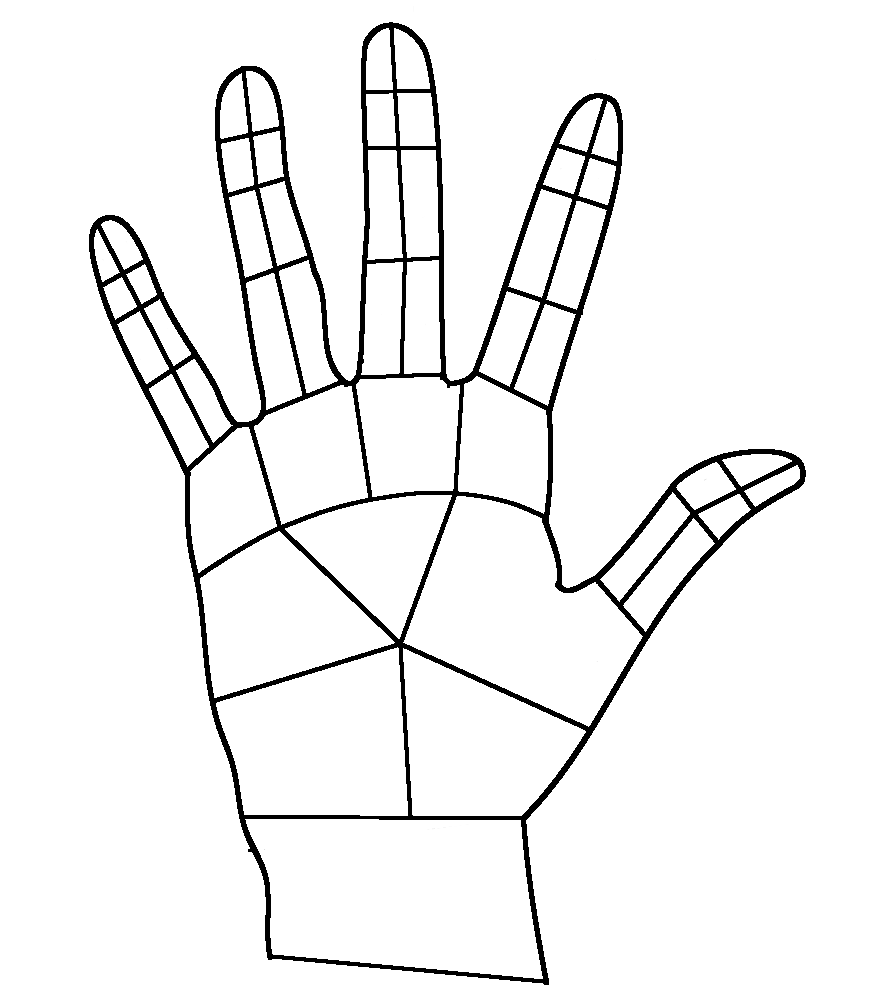
%> input picture ReferenceImages/BoundaryMapPalm.png, 882 x 1008 px
$ octave --eval "result = GetHandSegments;"   (GNU Octave 9; MATLAB toolbox functions it lacks are replaced by stand-ins)
%> lines starting %> are read from the running program, lines starting %| are printed output that depends on the picture; in (x1, y1, x2, y2) boxes, pixels count from 0 and x2, y2 are one past the last pixel; in counts of white or black regions, pixels touching at a corner belong together; the program's own positions count from 1
function [pbt_regions, dbt_regions] = GetHandSegments(plot_segments)
    if nargin == 0
        plot_segments = false;
    end
    orig_size = [1200, 1050];
    % Palm segments
    [a,b,~] = fileparts(mfilename('fullpath'));
    palm_boundary_template = imread(fullfile(a, '..', 'ReferenceImages','BoundaryMapPalm.png'));
%> palm_boundary_template is the input picture: size 1008x882x3 uint8; min 0, max 255, mean 241.8
    pbt_resize = imresize(palm_boundary_template, orig_size); % Resize to survey hand map image
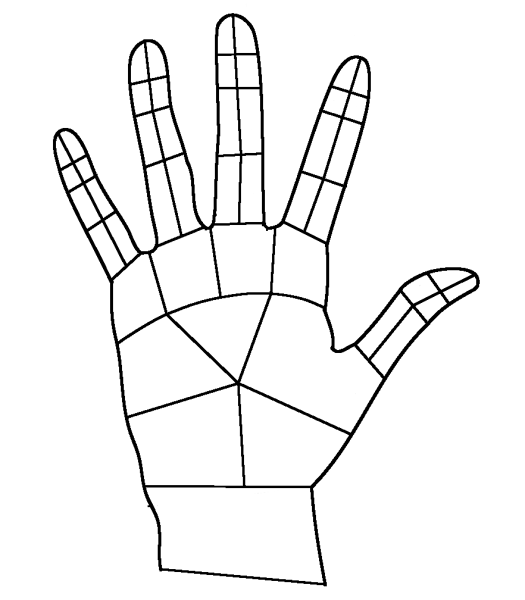
%> pbt_resize: size 1200x1050x3 uint8 (shown at 1/2 size); min 0, max 255, mean 241.8
    pbt_flat = ~logical(mean(pbt_resize,3));
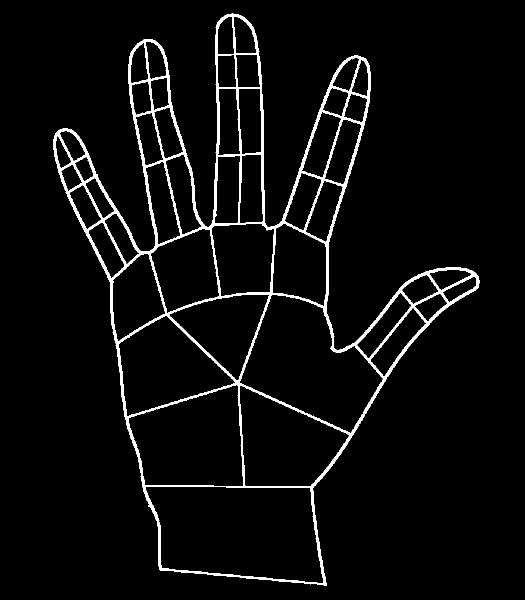
%> pbt_flat: size 1200x1050 logical (shown at 1/2 size); 3.9% white; 1 white region, box (x1, y1, x2, y2) and area: (106, 27, 959, 1172) 49276
    pbt_thin = ~bwmorph(pbt_flat, 'skel', Inf);
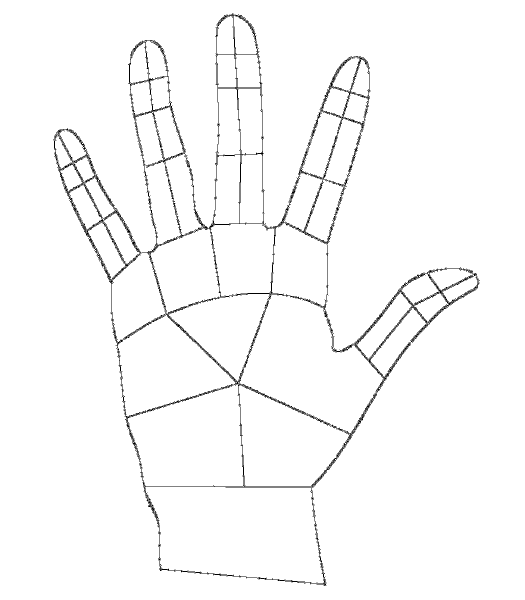
%> pbt_thin: size 1200x1050 logical (shown at 1/2 size); 97.8% white; black in thin lines or dots, all inside (x1, y1, x2, y2) = (106, 27, 959, 1172)
    pbt_thin = ~bwmorph(~pbt_thin, 'spur', Inf);
    pbt_connections = bwconncomp(pbt_thin, 4);
%> pbt_connections = 5773 connected components
    pbt_regions = regionprops(pbt_connections, 'Centroid', 'PixelIdxList');
%> pbt_regions = 5773 regions; first 5, Centroid: [548.4 578.9], [109.3 280.7], [110.5 274.5], [110 279], [110 297]
    pbt_regions = pbt_regions(2:end); % Skip outline
%> pbt_regions = 5772 regions; first 5, Centroid: [109.3 280.7], [110.5 274.5], [110 279], [110 297], [110 299]

    % Manually add regions names and colors - yes this was tedious
     region_tag_col = { ...
        'D5d-du', [30, 69, 31]; ...
        'D5d-dr', [30, 69, 31]; ...
        'D5d-pu', [40 , 73, 41]; ...
        'D5m-u', [51, 78 52]; ...
        'D5d-pr', [40 , 73, 41]; ...
        'D5m-r', [51, 78 52]; ...
        'D5p-u', [65, 84, 66]; ...
        'D5p-r', [65, 84, 66]; ...
        'P5-mcp', [78, 90, 79]; ...
        'P0-du', [70, 87, 86]; ...
        'P0-pu', [88, 97, 98]; ...
        'D4d-du', [1, 66, 96]; ...
        'D4d-pu', [16, 71, 97]; ...
        'D4m-u', [31, 77, 97]; ...
        'W',    [94, 92, 91]; ...
        'D4p-u', [51, 83, 98]; ...
        'D4d-dr', [1, 66, 96]; ...
        'D4d-pr', [16, 71, 97]; ...
        'P4-mcp', [70, 90, 99]; ...
        'D4m-r', [31, 77, 97]; ...
        'D4p-r', [51, 83, 98]; ...
        'P0-d', [88, 75, 91]; ...
        'P3-mcp', [82, 77, 91]; ...
        'D3p-u', [70, 62, 86]; ...
        'D3d-du', [40, 23, 72]; ...
        'D3d-pu', [50, 34, 76]; ...
        'D3m-u', [58, 46, 80]; ...
        'D3d-dr', [40, 23, 72]; ...
        'D3d-pr', [50, 34, 76]; ...
        'D3m-r', [58, 46, 80]; ...
        'P0-dr', [97, 73, 82]; ...
        'P0-pr', [100, 99, 90]; ...
        'D3p-r', [70, 62, 86]; ...
        'P2-mcp', [100, 80, 82]; ...
        'D2p-u', [94, 60, 60]; ...
        'D2m-u', [90, 45, 45]; ...
        'D2p-r', [94, 60, 60]; ...
        'D2d-pu', [94, 33, 31]; ...
        'D2m-r', [90, 45, 45]; ...
        'D2d-du', [96, 26, 21]; ...
        'D2d-pr', [94, 33, 31]; ...
        'D2d-dr', [96, 26, 21]; ...
        'D1p-u', [100, 80, 50]; ...
        'D1p-r', [100, 80, 50]; ...
        'D1d-pu', [100, 72, 30]; ...
        'D1d-pr', [100, 72, 30]; ...
        'D1d-du', [100, 66, 15]; ...
        'D1d-dr', [100, 66, 15]};

    for i = 1:size(pbt_regions,1)
        pbt_regions(i).Tag = region_tag_col{i,1};
        pbt_regions(i).Color = region_tag_col{i,2} ./ 100;
    end
%> this loop made 49 passes

    % Dorsum segments
    dorsum_boundary_template = imread(fullfile(a, '..', 'ReferenceImages','BoundaryMapDorsum.png'));
    dbt_resize = imresize(dorsum_boundary_template, orig_size); % Resize to survey hand map image
    dbt_flat = ~logical(mean(dbt_resize,3));
    dbt_thin = ~bwmorph(dbt_flat, 'skel', Inf);
    dbt_thin = ~bwmorph(~dbt_thin, 'spur', Inf);
    dbt_connections = bwconncomp(dbt_thin, 4);
    dbt_regions = regionprops(dbt_connections,'Centroid', 'PixelIdxList');
    dbt_regions = dbt_regions(2:end); % Skip outline

    % Manually add regions names
    region_tag_col = {
        'D1d-r', [100, 66, 15]; ....
        'D1d-u', [100, 66, 15]; ....
        'D1p', [100, 72, 30]; ....
        'P-pr', [100, 99, 91]; ....
        'D2d-r', [94, 33, 31]; ....
        'D2m', [90, 45, 45]; ....
        'D2p', [94, 60, 60]; ....
        'D2d-u', [94, 33, 31]; ....
        'P-dr', [97, 73, 82]; ....
        'W', [94, 92, 91]; ....
        'D3d-r', [50, 34, 76]; ....
        'D3m', [58, 46, 80]; ....
        'D3p', [70, 62, 86]; ....
        'D3d-u', [50, 34, 76]; ....
        'P-pu', [88, 97, 98]; ....
        'P-du', [70, 87, 86]; ....
        'D4p', [51, 83, 98]; ....
        'D4m', [31, 77, 97]; ....
        'D4d-r', [16, 71, 97]; ....
        'D4d-u', [16, 71, 97]; ....
        'D5p', [65, 84, 66]; ....
        'D5m', [51, 78, 52]; ....
        'D5d-r', [40, 73, 42]; ....
        'D5d-u', [40, 73, 42]};

    for i = 1:size(dbt_regions,1)
        dbt_regions(i).Tag = region_tag_col{i,1};
        dbt_regions(i).Color = region_tag_col{i,2} ./ 100;
    end

    if plot_segments
        figure;
        ax(1) = axes('Position', [.05 0.05 .35 .9]); hold on
            % Convert logical to image
            pbt_segment_image = repmat(double(pbt_thin), [1,1,3]);
            % Assign segment colors
            for i = 1:size(pbt_regions,1)
                  pbt_segment_image(pbt_regions(i).PixelIdxList) = pbt_regions(i).Color(1);
                  pbt_segment_image(pbt_regions(i).PixelIdxList + prod(orig_size)) = pbt_regions(i).Color(2);
                  pbt_segment_image(pbt_regions(i).PixelIdxList + 2 * prod(orig_size)) = pbt_regions(i).Color(3);
            end
            imshow(pbt_segment_image);

            % Text overlay
            for i = 1:size(pbt_regions,1)
                text(pbt_regions(i).Centroid(1), pbt_regions(i).Centroid(2), pbt_regions(i).Tag,...
                    'VerticalAlignment', 'middle', 'HorizontalAlignment', 'center', 'FontSize', 9)
            end

            set(ax(1), 'DataAspectRatio', [1 1 1], 'XColor', 'w', 'YColor', 'w', 'YDir', 'reverse', 'XLim', [80, 1000], 'YLim', [0 1200], 'Box', 'off')

        ax(2) = axes('Position', [.5 0.05 .35 .9]); hold on
            % Convert logical to image
            dbt_segment_image = repmat(double(dbt_thin), [1,1,3]);
            % Assign segment colors
            for i = 1:size(dbt_regions,1)
                  dbt_segment_image(dbt_regions(i).PixelIdxList) = dbt_regions(i).Color(1);
                  dbt_segment_image(dbt_regions(i).PixelIdxList + prod(orig_size)) = dbt_regions(i).Color(2);
                  dbt_segment_image(dbt_regions(i).PixelIdxList + 2 * prod(orig_size)) = dbt_regions(i).Color(3);
            end
            imshow(dbt_segment_image);

            % Text overlay
            for i = 1:size(dbt_regions,1)
                text(dbt_regions(i).Centroid(1), dbt_regions(i).Centroid(2), dbt_regions(i).Tag,...
                    'VerticalAlignment', 'middle', 'HorizontalAlignment', 'center', 'FontSize', 9)
            end
            set(ax(2), 'DataAspectRatio', [1 1 1], 'XColor', 'w', 'YColor', 'w', 'YDir', 'reverse', 'XLim', [80, 1000], 'YLim', [0 1150], 'Box', 'off')

    end
end
%> (the run ends here)

$ run again, with ReferenceImages/Force_scheme.png copied over ReferenceImages/BoundaryMapPalm.png
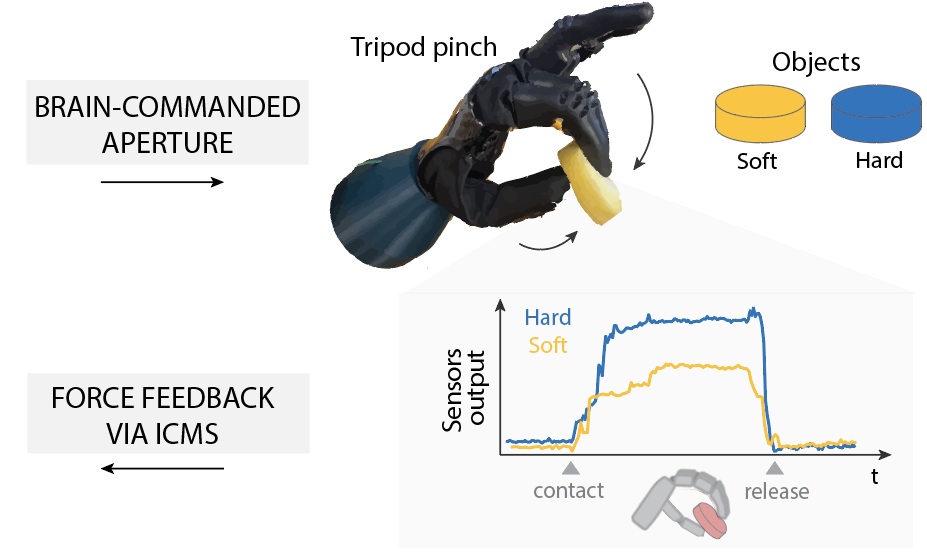
%> input picture ReferenceImages/Force_scheme.png, 927 x 555 px
%> in GetHandSegments, palm_boundary_template is the input picture: size 555x927x3 uint8; mean R, G, B 230.3, 230.6, 229.9
%> in GetHandSegments, `pbt_flat = ~logical(mean(pbt_resize,3));`:
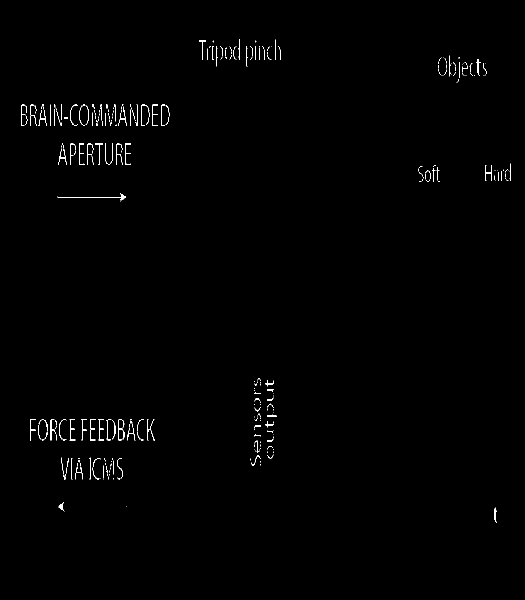
%> pbt_flat: size 1200x1050 logical (shown at 1/2 size); 0.55% white in thin lines or dots, all inside (x1, y1, x2, y2) = (42, 79, 1021, 1045)
%> in GetHandSegments, `pbt_thin = ~bwmorph(pbt_flat, 'skel', Inf);`:
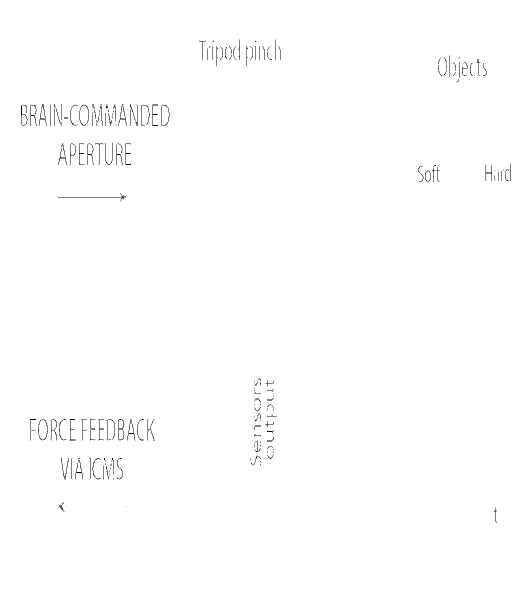
%> pbt_thin: size 1200x1050 logical (shown at 1/2 size); 99.5% white; black in thin lines or dots, all inside (x1, y1, x2, y2) = (42, 79, 1021, 1045)
%> pbt_connections = 58 connected components
%> in GetHandSegments, `pbt_regions = regionprops(pbt_connections, 'Centroid', 'PixelIdxList');`: pbt_regions = 58 regions; first 5, Centroid: [527.1 601.3], [44 230], [48.8 240.4], [86.4 860], [86 212]
%> in GetHandSegments, `pbt_regions = pbt_regions(2:end);`: pbt_regions = 57 regions; first 5, Centroid: [44 230], [48.8 240.4], [86.4 860], [86 212], [107.7 850.2]
%> the loop in GetHandSegments, `for i = 1:size(pbt_regions,1)` made 49 passes

$ run again, with ReferenceImages/dorsum_right.png copied over ReferenceImages/BoundaryMapPalm.png
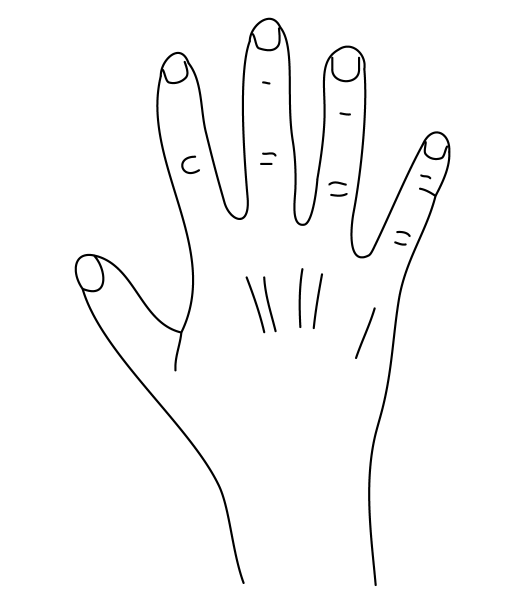
%> input picture ReferenceImages/dorsum_right.png, 1050 x 1200 px (shown at 1/2 size)
%> in GetHandSegments, palm_boundary_template is the input picture: size 1200x1050x3 uint8; min 0, max 255, mean 249.4
%> in GetHandSegments, `pbt_flat = ~logical(mean(pbt_resize,3));`:
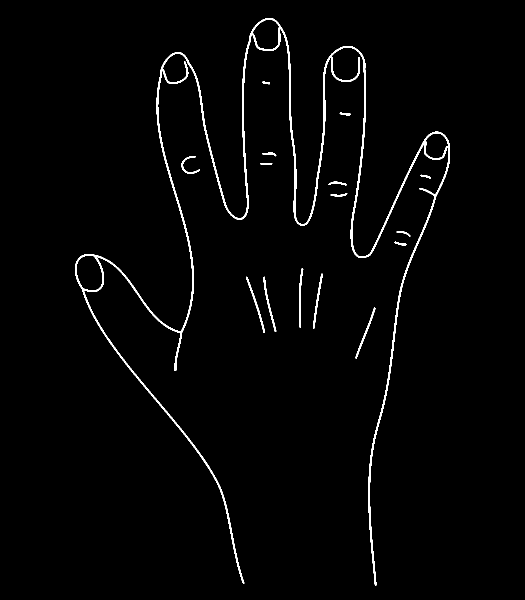
%> pbt_flat: size 1200x1050 logical (shown at 1/2 size); 1.7% white; 16 white regions, largest, box (x1, y1, x2, y2) and area: (150, 36, 900, 1172) 19000, (492, 553, 530, 666) 399, (598, 537, 607, 656) 395
%> in GetHandSegments, `pbt_thin = ~bwmorph(pbt_flat, 'skel', Inf);`:
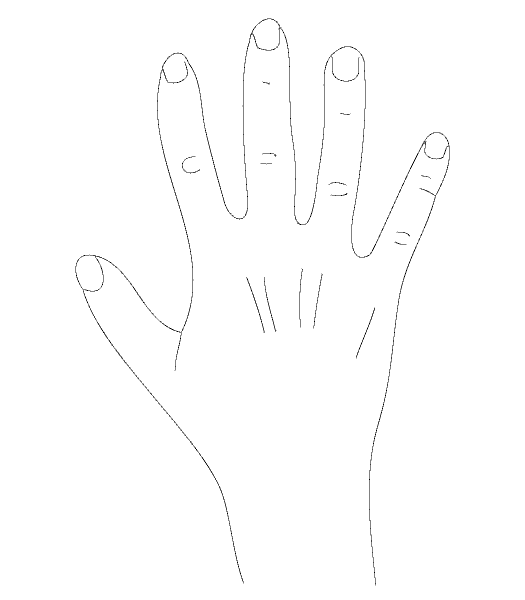
%> pbt_thin: size 1200x1050 logical (shown at 1/2 size); 99.4% white; black in thin lines or dots, all inside (x1, y1, x2, y2) = (151, 37, 899, 1171)
%> pbt_connections = 88 connected components
%> in GetHandSegments, `pbt_regions = regionprops(pbt_connections, 'Centroid', 'PixelIdxList');`: pbt_regions = 88 regions; first 5, Centroid: [525.6 603.1], [179.6 547.2], [157 521], [227 530], [233 535]
%> in GetHandSegments, `pbt_regions = pbt_regions(2:end);`: pbt_regions = 87 regions; first 5, Centroid: [179.6 547.2], [157 521], [227 530], [233 535], [233 701]
%> the loop in GetHandSegments, `for i = 1:size(pbt_regions,1)` made 49 passes

$ run again, with ReferenceImages/palm_right.png copied over ReferenceImages/BoundaryMapPalm.png
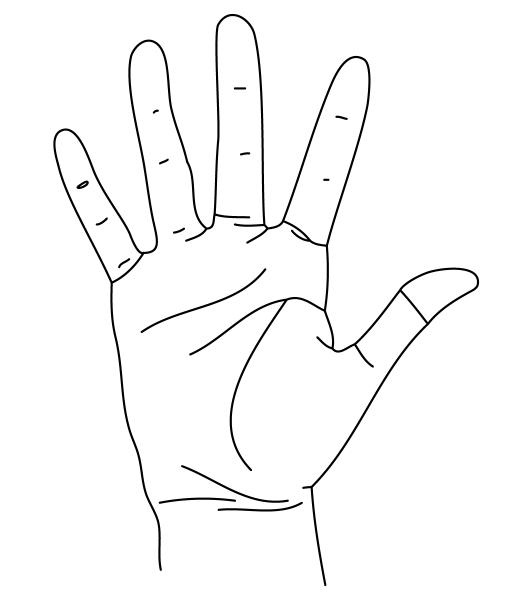
%> input picture ReferenceImages/palm_right.png, 1050 x 1200 px (shown at 1/2 size)
%> in GetHandSegments, palm_boundary_template is the input picture: size 1200x1050x3 uint8; min 0, max 255, mean 248.4
%> in GetHandSegments, `pbt_flat = ~logical(mean(pbt_resize,3));`:
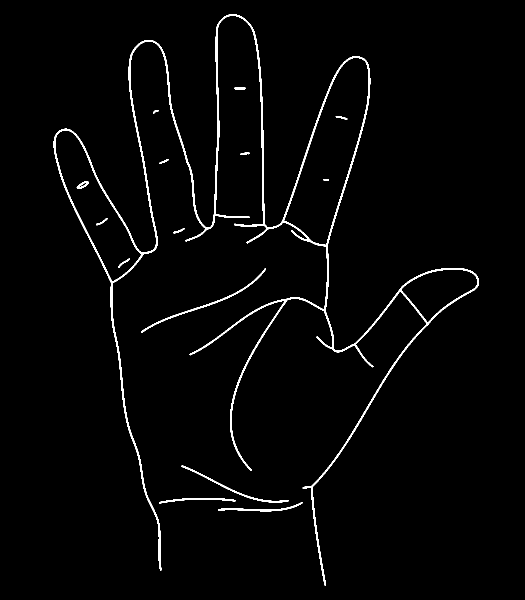
%> pbt_flat: size 1200x1050 logical (shown at 1/2 size); 2% white; 15 white regions, largest, box (x1, y1, x2, y2) and area: (107, 28, 958, 1172) 21927, (282, 537, 532, 665) 937, (363, 931, 577, 1005) 763
%> in GetHandSegments, `pbt_thin = ~bwmorph(pbt_flat, 'skel', Inf);`:
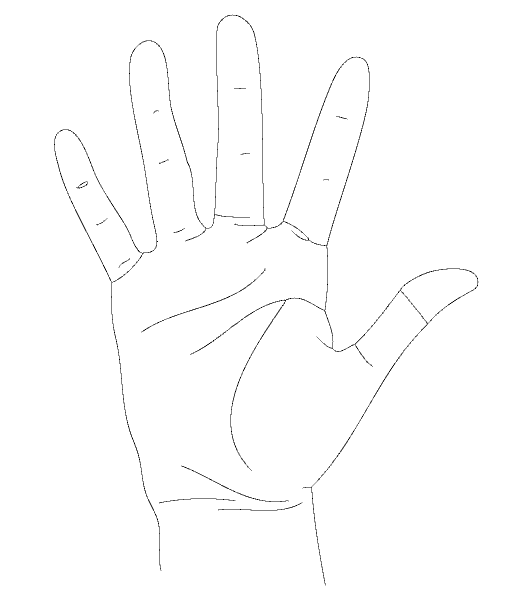
%> pbt_thin: size 1200x1050 logical (shown at 1/2 size); 99.2% white; black in thin lines or dots, all inside (x1, y1, x2, y2) = (108, 29, 957, 1171)
%> pbt_connections = 105 connected components
%> in GetHandSegments, `pbt_regions = regionprops(pbt_connections, 'Centroid', 'PixelIdxList');`: pbt_regions = 105 regions; first 5, Centroid: [525.1 611.9], [190.5 415.8], [148 267], [153 272], [155 376]
%> in GetHandSegments, `pbt_regions = pbt_regions(2:end);`: pbt_regions = 104 regions; first 5, Centroid: [190.5 415.8], [148 267], [153 272], [155 376], [167.2 370.2]
%> the loop in GetHandSegments, `for i = 1:size(pbt_regions,1)` made 49 passes
